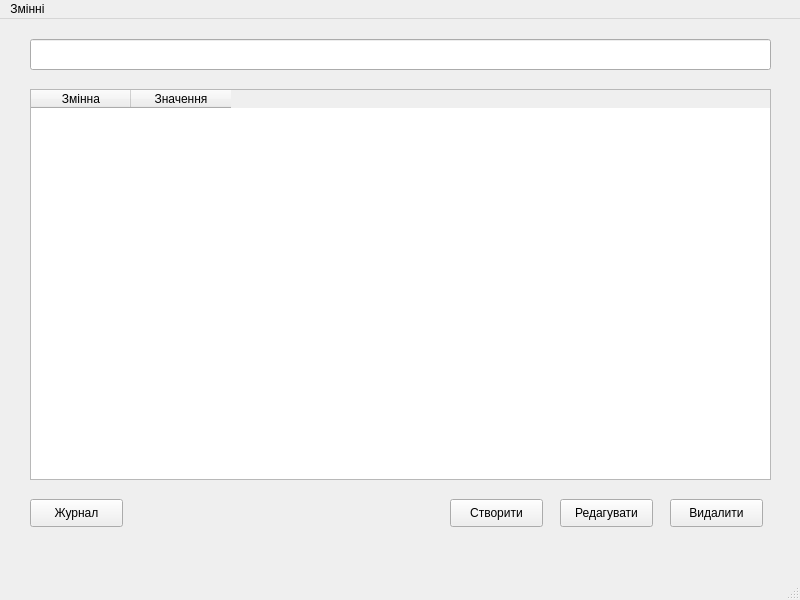
<?xml version="1.0" encoding="UTF-8"?>
<ui version="4.0">
 <class>mainWindow</class>
 <widget class="QMainWindow" name="mainWindow">
  <property name="geometry">
   <rect>
    <x>0</x>
    <y>0</y>
    <width>800</width>
    <height>600</height>
   </rect>
  </property>
  <property name="windowTitle">
   <string>Змінні внутрішнього серидовища віндовс</string>
  </property>
  <widget class="QWidget" name="centralwidget">
   <widget class="QLineEdit" name="lineEdit">
    <property name="geometry">
     <rect>
      <x>30</x>
      <y>20</y>
      <width>741</width>
      <height>31</height>
     </rect>
    </property>
   </widget>
   <widget class="QTableWidget" name="tableWidget">
    <property name="geometry">
     <rect>
      <x>30</x>
      <y>70</y>
      <width>741</width>
      <height>391</height>
     </rect>
    </property>
    <property name="minimumSize">
     <size>
      <width>741</width>
      <height>0</height>
     </size>
    </property>
    <property name="maximumSize">
     <size>
      <width>741</width>
      <height>16777215</height>
     </size>
    </property>
    <column>
     <property name="text">
      <string>Змінна</string>
     </property>
    </column>
    <column>
     <property name="text">
      <string>Значення</string>
     </property>
    </column>
   </widget>
   <widget class="QPushButton" name="pushButton">
    <property name="geometry">
     <rect>
      <x>670</x>
      <y>480</y>
      <width>93</width>
      <height>28</height>
     </rect>
    </property>
    <property name="text">
     <string>Видалити</string>
    </property>
   </widget>
   <widget class="QPushButton" name="pushButton_2">
    <property name="geometry">
     <rect>
      <x>560</x>
      <y>480</y>
      <width>93</width>
      <height>28</height>
     </rect>
    </property>
    <property name="text">
     <string>Редагувати</string>
    </property>
   </widget>
   <widget class="QPushButton" name="pushButton_3">
    <property name="geometry">
     <rect>
      <x>450</x>
      <y>480</y>
      <width>93</width>
      <height>28</height>
     </rect>
    </property>
    <property name="text">
     <string>Створити</string>
    </property>
   </widget>
   <widget class="QPushButton" name="pushButton_4">
    <property name="geometry">
     <rect>
      <x>30</x>
      <y>480</y>
      <width>93</width>
      <height>28</height>
     </rect>
    </property>
    <property name="text">
     <string>Журнал</string>
    </property>
   </widget>
  </widget>
  <widget class="QStatusBar" name="statusbar"/>
  <widget class="QMenuBar" name="menubar">
   <property name="geometry">
    <rect>
     <x>0</x>
     <y>0</y>
     <width>800</width>
     <height>26</height>
    </rect>
   </property>
   <widget class="QMenu" name="menu">
    <property name="title">
     <string>Змінні</string>
    </property>
    <addaction name="action"/>
    <addaction name="action_2"/>
   </widget>
   <addaction name="menu"/>
  </widget>
  <action name="action">
   <property name="text">
    <string>Зробити резервну копію</string>
   </property>
  </action>
  <action name="action_2">
   <property name="text">
    <string>Відновити із резервної копії</string>
   </property>
  </action>
 </widget>
 <resources/>
 <connections/>
</ui>
